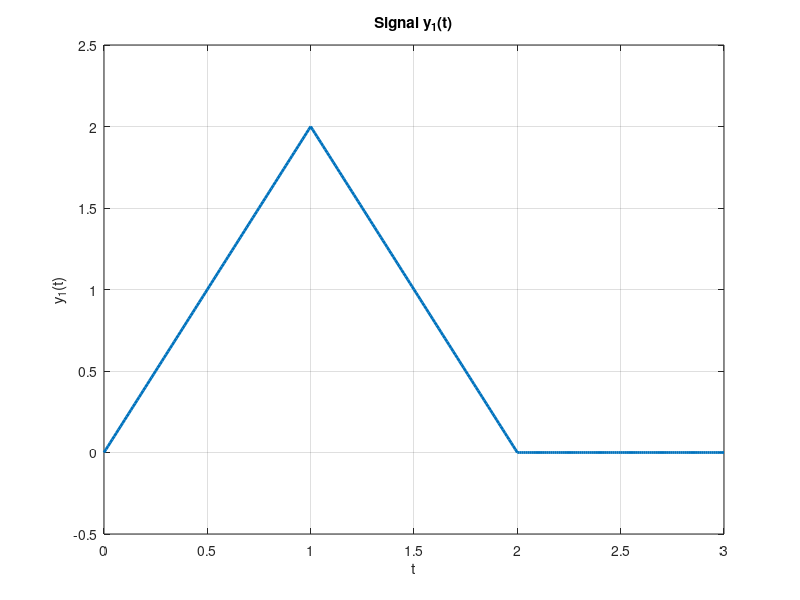

Reproduce this figure in MATLAB.
% Time vector
t = 0:0.01:3;

% Define ramp function
r = @(t) t .* (t >= 0);

% Define
y1 = 2*r(t) - 4*r(t-1)+ 2*r(t-2) ;

% Plot
figure;
plot(t, y1, 'LineWidth', 2);
xlabel('t');
ylabel('y_1(t)');
title('Signal y_1(t)');
axis([0 3 -0.5 2.5]);
grid on;
